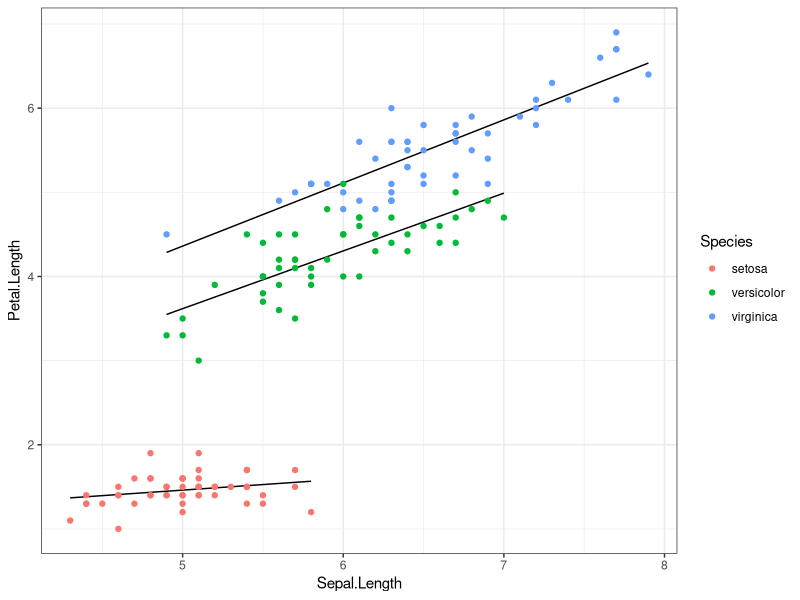

The R script that drew this image:
library(data.table)
library(ggplot2)
data(iris)

iris <- as.data.table(iris)
iris[, `:=` (int=coef(lm(Petal.Length~Sepal.Length))[1],
             slope=coef(lm(Petal.Length~Sepal.Length))[2]),
     by=.(Species)]

ggplot(data = iris, aes(x=Sepal.Length, y=Petal.Length,
                        color=as.factor(Species))) +
    stat_smooth(aes(group=Species), colour="black",
                method=lm, se=F, linetype="solid", geom="line") +
    geom_point() +
    theme_bw() +
    labs(colour = "Species")

